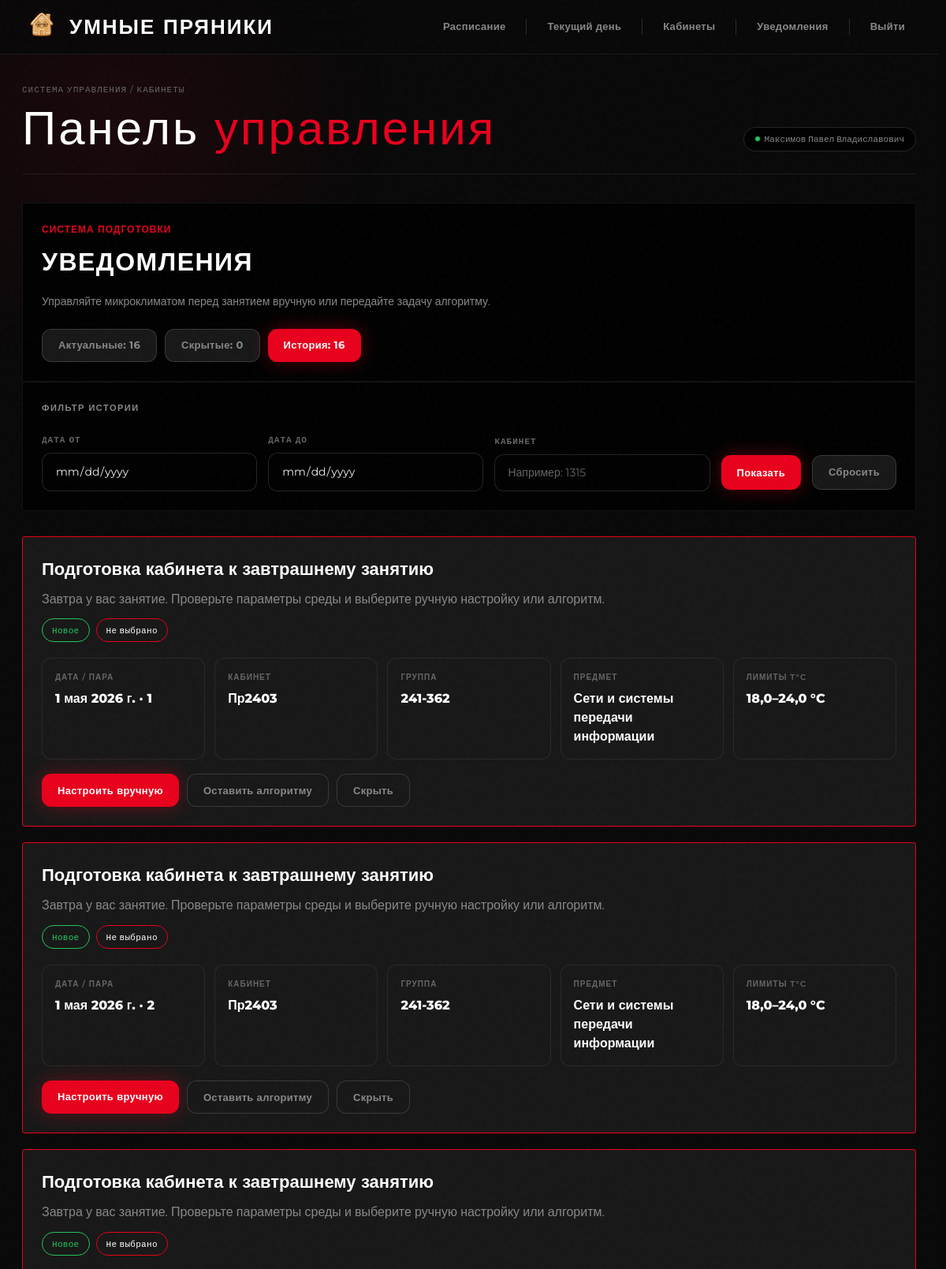
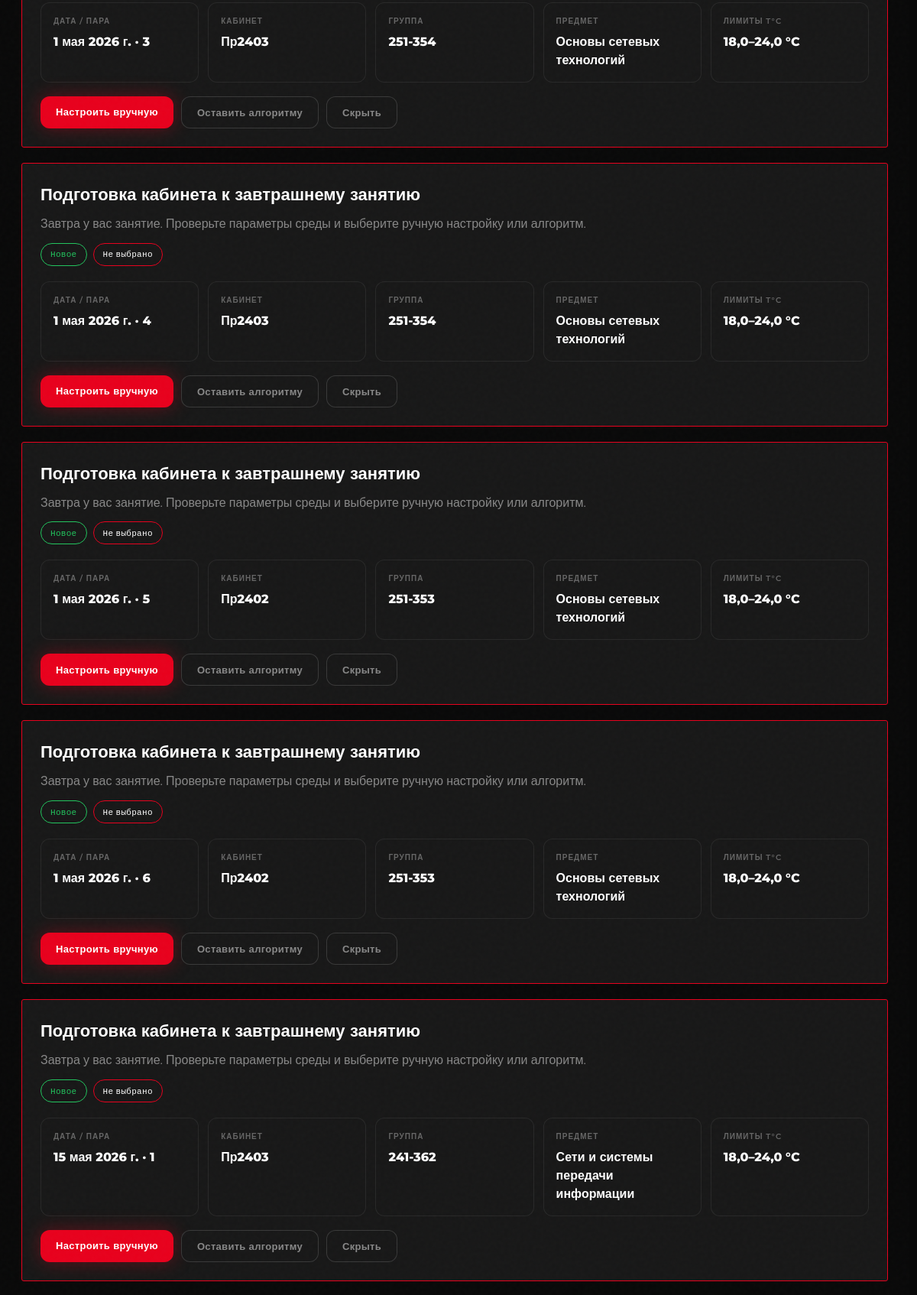
The page /notifications/?mode=history (signed in, upper part) on the database its author committed (2 pictures, top to bottom).
### accounts/models.py (models this page shows, shortened)
class UserProfile(models.Model):
    BUILDING_CHOICES = [
        (1, "1 корпус"),
        (2, "2 корпус"),
    ]
    ROLE_CHOICES = [
        ("teacher", "Преподаватель"),
        ("moderator", "Младший администратор"),
    ]
    user = models.OneToOneField(User, on_delete=models.CASCADE, related_name="profile")
    last_name = models.CharField("Фамилия", max_length=150, blank=True)
    first_name = models.CharField("Имя", max_length=150, blank=True)
    middle_name = models.CharField("Отчество", max_length=150, blank=True)
    login = models.CharField("Логин", max_length=255, blank=True, db_index=True)
    role = models.CharField(
        "Роль",
        max_length=50,
        choices=ROLE_CHOICES,
        default="teacher",
    )
    building = models.PositiveSmallIntegerField(
        "Корпус",
        choices=BUILDING_CHOICES,
        null=True,
        blank=True,
        help_text="Область ответственности администратора по направлению.",
    )
    def get_full_name(self):
        return " ".join(
            part for part in [self.last_name, self.first_name, self.middle_name] if part
        ).strip()
    class Meta:
        verbose_name = "Профиль пользователя"
        verbose_name_plural = "Профили пользователей"

### university/models.py (models this page shows, shortened)
class TeacherNotification(models.Model):
    TYPE_CHOICES = [
        ("environment_setup", "Настройка среды"),
        ("preparation", "Подготовка кабинета"),
    ]
    STATUS_CHOICES = [
        ("unread", "Не прочитано"),
        ("read", "Прочитано"),
        ("dismissed", "Скрыто"),
    ]
    ACTION_CHOICES = [
        ("pending", "Не выбрано"),
        ("manual", "Настрою сам"),
        ("algorithm", "Оставить алгоритму"),
    ]
    user = models.ForeignKey(
        settings.AUTH_USER_MODEL,
        on_delete=models.CASCADE,
        related_name="teacher_notifications",
        verbose_name="Пользователь",
    )
    notification_type = models.CharField(
        "Тип уведомления",
        max_length=32,
        choices=TYPE_CHOICES,
        default="environment_setup",
    )
    title = models.CharField("Заголовок", max_length=255)
    message = models.TextField("Сообщение")
    lesson_date = models.DateField("Дата занятия")
    lesson_number = models.CharField("Номер пары", max_length=8, blank=True)
    room_name = models.CharField("Кабинет", max_length=64, blank=True)
    subject_name = models.CharField("Предмет", max_length=255, blank=True)
    group_name = models.CharField("Группа", max_length=64, blank=True)
    recommended_temperature = models.DecimalField(
        "Рекомендуемая температура",
        max_digits=4,
        decimal_places=1,
        null=True,
        blank=True,
    )
    temperature_min = models.DecimalField(
        "Минимальная температура",
        max_digits=4,
        decimal_places=1,
        null=True,
        blank=True,
    )
    temperature_max = models.DecimalField(
        "Максимальная температура",
        max_digits=4,
        decimal_places=1,
        null=True,
        blank=True,
    )
    action_choice = models.CharField(
        "Выбор преподавателя",
        max_length=16,
        choices=ACTION_CHOICES,
        default="pending",
    )
    payload = models.JSONField("Дополнительные данные", default=dict, blank=True)
    status = models.CharField(
        "Статус",
        max_length=16,
        choices=STATUS_CHOICES,
        default="unread",
    )
    show_popup = models.BooleanField("Показывать popup", default=True)
    valid_from = models.DateTimeField("Показывать с")
    valid_until = models.DateTimeField("Показывать до")
    created_at = models.DateTimeField("Создано", auto_now_add=True)
    read_at = models.DateTimeField("Прочитано", null=True, blank=True)
    action_at = models.DateTimeField("Выбор сделан", null=True, blank=True)
    class Meta:
        verbose_name = "Уведомление преподавателя"
        verbose_name_plural = "Уведомления преподавателей"
        ordering = ["-valid_from", "-created_at"]
        indexes = [
            models.Index(fields=["user", "status"]),
            models.Index(fields=["lesson_date", "lesson_number"]),
            models.Index(fields=["valid_from", "valid_until"]),
        ]

### university/notification_views.py (the view)
# urls.py: path("notifications/", notification_views.notifications_page, name="notifications"),
@login_required
def notifications_page(request):
    mode = request.GET.get("mode", "active")
    today = timezone.localdate()
    max_setup_date = today + datetime.timedelta(days=7)
    date_from = request.GET.get("date_from") or ""
    date_to = request.GET.get("date_to") or ""
    room = (request.GET.get("room") or "").strip()
    base_qs = TeacherNotification.objects.filter(user=request.user)
    if mode == "hidden":
        items = base_qs.filter(
            status="dismissed",
            lesson_date__gte=today,
            lesson_date__lte=max_setup_date,
        )
    elif mode == "history":
        items = base_qs.all()
        if date_from:
            items = items.filter(lesson_date__gte=date_from)
        if date_to:
            items = items.filter(lesson_date__lte=date_to)
        if room:
            items = items.filter(room_name__icontains=room)
    else:
        items = base_qs.filter(
            lesson_date__gte=today,
            lesson_date__lte=max_setup_date,
        ).exclude(status="dismissed")
    items = items.order_by("lesson_date", "lesson_number", "-created_at")
    hidden_count = base_qs.filter(
        status="dismissed",
        lesson_date__gte=today,
        lesson_date__lte=max_setup_date,
    ).count()
    history_count = base_qs.count()
    return render(
        request,
        "notifications.html",
        {
            "notifications": items,
            "mode": mode,
            "hidden_count": hidden_count,
            "history_count": history_count,
            "date_from": date_from,
            "date_to": date_to,
            "room_filter": room,
            "today": today,
            "max_setup_date": max_setup_date,
        },
    )

### university/templates/notifications.html (shortened to what this page needs)
{% extends "dashboard/base.html" %}
{% block content %}
<div class="card">
    <div style="margin-bottom: 8px; font-size: 12px; color: var(--accent); font-weight: 700; text-transform: uppercase; letter-spacing: 1px;">
        {% if mode == "hidden" %}Архив{% else %}Система подготовки{% endif %}
    </div>
    <h1 style="font-size: 32px; font-family: var(--font-display); color: var(--white); font-weight: 800; margin-bottom: 16px;">
        {% if mode == "hidden" %}Скрытые уведомления{% else %}Уведомления{% endif %}
    </h1>
    <p class="muted">Управляйте микроклиматом перед занятием вручную или передайте задачу алгоритму.</p>
    <div class="actions" style="margin-top: 24px;">
        <a href="{% url 'university:notifications' %}" class="btn {% if mode != 'active' %}btn-secondary{% endif %}">Актуальные: {{ notifications|length }}</a>
        <a href="{% url 'university:notifications' %}?mode=hidden" class="btn {% if mode != 'hidden' %}btn-secondary{% endif %}">Скрытые: {{ hidden_count }}</a>
        <a href="{% url 'university:notifications' %}?mode=history" class="btn {% if mode != 'history' %}btn-secondary{% endif %}">История: {{ history_count }}</a>
    </div>
</div>
{% if mode == "history" %}
    <div class="card">
        <h2 style="margin-bottom: 20px;">Фильтр истории</h2>
        <form method="get" class="filters">
            <div style="flex: 1; min-width: 150px;">
                <label>Дата от</label>
                <input type="date" name="date_from" value="{{ date_from }}">
            </div>
            <div style="flex: 1; min-width: 150px;">
                <label>Дата до</label>
                <input type="date" name="date_to" value="{{ date_to }}">
            </div>
            <div style="flex: 1; min-width: 200px;">
                <label>Кабинет</label>
                <input type="text" name="room" value="{{ room_filter }}" placeholder="Например: 1315">
            </div>
            <div>
                <button type="submit" class="btn" style="height: 44px; margin-bottom: 2px;">Показать</button>
            </div>
            <div>
                <a href="{% url 'university:notifications' %}?mode=history" class="btn btn-secondary" style="height: 44px; margin-bottom: 2px;">Сбросить</a>
            </div>
        </form>
    </div>
{% endif %}
<div style="margin-top: 32px;">
    {% if notifications %}
        {% for notification in notifications %}
            <article class="notification-card {% if notification.status == 'unread' %}unread{% endif %}">
                <div class="notification-head">
                    <div>
                        <div class="notification-title">{{ notification.title }}</div>
                        <div class="notification-message">{{ notification.message }}</div>
                        <div style="display: flex; gap: 8px; margin-top: 12px; flex-wrap: wrap;">
                            {% if notification.status == "unread" %}<span class="pill" style="border-color: var(--ok); color: var(--ok);">Новое</span>
                            {% elif notification.status == "dismissed" %}<span class="pill">Скрыто</span>
                            {% else %}<span class="pill">Прочитано</span>{% endif %}
                            <span class="pill" style="border-color: var(--accent); color: var(--white);">{{ notification.get_action_choice_display }}</span>
                        </div>
                    </div>
                </div>
                <div class="info-grid">
                    <div class="info-box"><div class="info-title">Дата / Пара</div><div class="info-value">{{ notification.lesson_date }} · {{ notification.lesson_number }}</div></div>
                    <div class="info-box"><div class="info-title">Кабинет</div><div class="info-value">{{ notification.room_name }}</div></div>
                    <div class="info-box"><div class="info-title">Группа</div><div class="info-value">{{ notification.group_name }}</div></div>
                    <div class="info-box"><div class="info-title">Предмет</div><div class="info-value">{{ notification.subject_name }}</div></div>
                    <div class="info-box"><div class="info-title">Лимиты t°C</div><div class="info-value">{{ notification.temperature_min }}–{{ notification.temperature_max }} °C</div></div>
                </div>
                <div class="actions">
                    <a href="{% url 'university:notification_manual_form' notification.id %}" class="btn">Настроить вручную</a>
                    <button type="button" class="btn btn-secondary" style="background: var(--surface-2);" onclick="openAlgorithmModal('{{ notification.id }}', '{{ notification.recommended_temperature }}')">Оставить алгоритму</button>
                    {% if mode == "hidden" %}
                        <form method="post" action="{% url 'university:notification_restore' notification.id %}">
                            {% csrf_token %}
                            <button type="submit" class="btn btn-secondary">В актуальные</button>
                        </form>
                    {% else %}
                        <form method="post" action="{% url 'university:notification_read' notification.id %}">
                            <button type="submit" class="btn btn-secondary">Скрыть</button>
                        </form>
                    {% endif %}
                </div>
            </article>
        {% endfor %}
    {% else %}
        <div class="card" style="text-align: center; padding: 60px 20px;">
            <h2 class="muted">Уведомлений в данной категории нет.</h2>
        </div>
    {% endif %}
</div>
{% endblock %}

### university/templates/dashboard/base.html (shortened to what this page needs)
<!DOCTYPE html>
<html lang="ru">
<head>
</head>
<body>
    <div id="starfield"></div>
    <div class="layout">
        <aside class="sidebar">
            <div class="header-inner">
                <div class="brand">
                    <img src="/static/images/logo.png" alt="Logo" class="brand-logo">
                    УМНЫЕ ПРЯНИКИ
                </div>
                <nav class="nav">
                    {% if request.user.is_superuser %}
                        <a href="{% url 'university:dashboard_home' %}">Панель</a>
                        <div class="nav-divider"></div>
                        <a href="/accounts/create/">Создать пользователя</a>
                        <div class="nav-divider"></div>
                        <a href="/admin/">Админка СУБД</a>
                        <div class="nav-divider"></div>
                        <a href="{% url 'university:feedback_notifications' %}">Уведомления</a>
                    {% elif request.user.profile.role == "teacher" %}
                        <a href="/schedule/" class="{% if request.path == '/schedule/' %}active{% endif %}">Расписание</a>
                        <a href="/current-day/" class="{% if request.path == '/current-day/' %}active{% endif %}">Текущий день</a>
                        <a href="/rooms/" class="{% if request.path == '/rooms/' %}active{% endif %}">Кабинеты</a>
                        <a href="/notifications/" class="{% if '/notifications/' in request.path %}active{% endif %}">Уведомления</a>
                    {% elif request.user.profile.role == "moderator" %}
                        <a href="{% url 'university:dashboard_home' %}">Панель корпуса {{ request.user.profile.building }}</a>
                    {% endif %}
                    {% if request.user.is_authenticated %}
                        <a href="/accounts/logout/" class="danger">Выйти</a>
                    {% else %}
                        <a href="/accounts/login/">Войти</a>
                    {% endif %}
                </nav>
            </div>
        </aside>
        <main class="main">
            <div class="topbar">
                <div>
                    <div class="topbar-meta" style="margin-bottom:10px;">
                        {% if request.user.is_authenticated %}Система управления / Кабинеты{% else %}Информационная система / Кабинеты{% endif %}
                    </div>
                    <div class="topbar-title">
                        {% if title %}
                            {{ title }}
                        {% elif request.user.is_authenticated %}
                            Панель<span> управления</span>
                        {% else %}
                            Умные<span> Пряники</span>
                        {% endif %}
                    </div>
                </div>
                <div class="topbar-right">
                    {% if request.user.is_authenticated %}
                    <div class="topbar-badge">
                        <div style="width:6px;height:6px;border-radius:50%;background:var(--ok);"></div>
                        {% if request.user.is_superuser %}
                        Администратор
                        {% elif request.user.profile %}
                        {{ request.user.profile.get_full_name|default:request.user.username }}
                        {% else %}
                        {{ request.user.username }}
                        {% endif %}
                    </div>
                    {% endif %}
                </div>
            </div>
            {% block content %}{% endblock %}
        </main>
    </div>
</body>
</html>

### rows shown on the page
TeacherNotification: title "Подготовка кабинета к завтрашнему занятию", message "Завтра у вас занятие. Проверьте параметры среды и выберите ручную настройку или алгоритм.", status "Новое", action_choice "Не выбрано", lesson_date "1 мая 2026 г.", lesson_number "1", room_name "Пр2403", group_name "241-362", subject_name "Сети и системы передачи информации", temperature_min "18,0", temperature_max "24,0"
TeacherNotification: title "Подготовка кабинета к завтрашнему занятию", message "Завтра у вас занятие. Проверьте параметры среды и выберите ручную настройку или алгоритм.", status "Новое", action_choice "Не выбрано", lesson_date "1 мая 2026 г.", lesson_number "2", room_name "Пр2403", group_name "241-362", subject_name "Сети и системы передачи информации", temperature_min "18,0", temperature_max "24,0"
TeacherNotification: title "Подготовка кабинета к завтрашнему занятию", message "Завтра у вас занятие. Проверьте параметры среды и выберите ручную настройку или алгоритм.", status "Новое", action_choice "Не выбрано", lesson_date "1 мая 2026 г.", lesson_number "3", room_name "Пр2403", group_name "251-354", subject_name "Основы сетевых технологий", temperature_min "18,0", temperature_max "24,0"
TeacherNotification: title "Подготовка кабинета к завтрашнему занятию", message "Завтра у вас занятие. Проверьте параметры среды и выберите ручную настройку или алгоритм.", status "Новое", action_choice "Не выбрано", lesson_date "1 мая 2026 г.", lesson_number "4", room_name "Пр2403", group_name "251-354", subject_name "Основы сетевых технологий", temperature_min "18,0", temperature_max "24,0"
TeacherNotification: title "Подготовка кабинета к завтрашнему занятию", message "Завтра у вас занятие. Проверьте параметры среды и выберите ручную настройку или алгоритм.", status "Новое", action_choice "Не выбрано", lesson_date "1 мая 2026 г.", lesson_number "5", room_name "Пр2402", group_name "251-353", subject_name "Основы сетевых технологий", temperature_min "18,0", temperature_max "24,0"
TeacherNotification: title "Подготовка кабинета к завтрашнему занятию", message "Завтра у вас занятие. Проверьте параметры среды и выберите ручную настройку или алгоритм.", status "Новое", action_choice "Не выбрано", lesson_date "1 мая 2026 г.", lesson_number "6", room_name "Пр2402", group_name "251-353", subject_name "Основы сетевых технологий", temperature_min "18,0", temperature_max "24,0"
TeacherNotification: title "Подготовка кабинета к завтрашнему занятию", message "Завтра у вас занятие. Проверьте параметры среды и выберите ручную настройку или алгоритм.", status "Новое", action_choice "Не выбрано", lesson_date "15 мая 2026 г.", lesson_number "1", room_name "Пр2403", group_name "241-362", subject_name "Сети и системы передачи информации", temperature_min "18,0", temperature_max "24,0"

### other values the page prints
{{ request.user.profile.get_full_name|default:request.user.username }} "Максимов Павел Владиславович"
{{ notifications|length }} "16"
{{ hidden_count }} "0"
{{ history_count }} "16"
